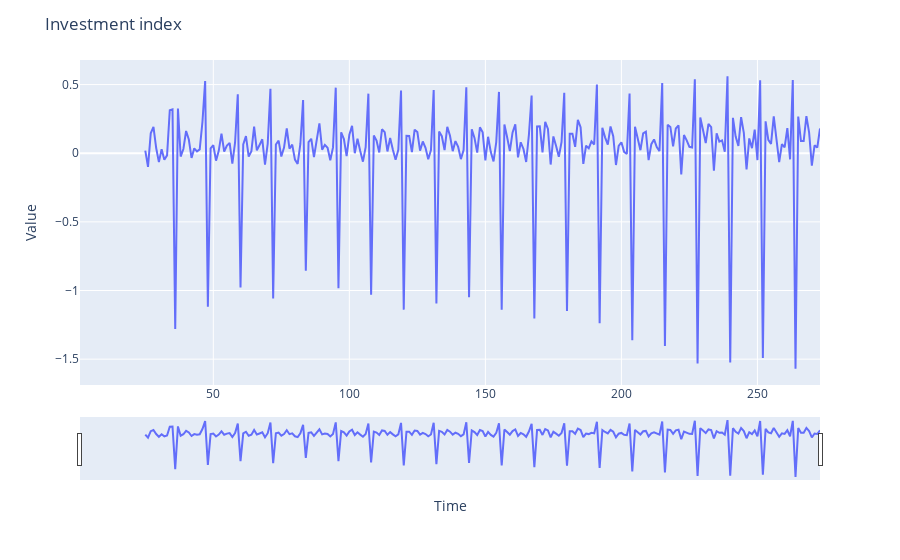

Write notebook code for a chart like this one.
### Code cell
fig = px.line(x=invest.index[1:], y=np.diff(invest.values,n=1))
fig.update_layout(title='Investment index',
                   xaxis_title='Time',
                   yaxis_title='Value');
fig.update_xaxes(rangeslider_visible=True);
fig.show()

### Figure 1 — Plotly figure (JSON) as saved in the notebook; plotly's stock layout.template omitted (floating-point values rounded to 4 significant figures; data arrays with more than 128 entries replaced by an {"elided": "..."} marker saying what was removed)
{"data": [{"hovertemplate": "x=%{x}<br>y=%{y}<extra></extra>", "legendgroup": "", "line": {"color": "#636efa", "dash": "solid"}, "mode": "lines", "name": "", "orientation": "v", "showlegend": false, "type": "scatter", "x": {"elided": "273 int values"}, "xaxis": "x", "y": {"elided": "273 float values"}, "yaxis": "y"}], "layout": {"legend": {"tracegroupgap": 0}, "margin": {"t": 60}, "title": {"text": "Investment index"}, "xaxis": {"anchor": "y", "domain": [0, 1], "rangeslider": {"visible": true}, "title": {"text": "Time"}}, "yaxis": {"anchor": "x", "domain": [0, 1], "title": {"text": "Value"}}}}
